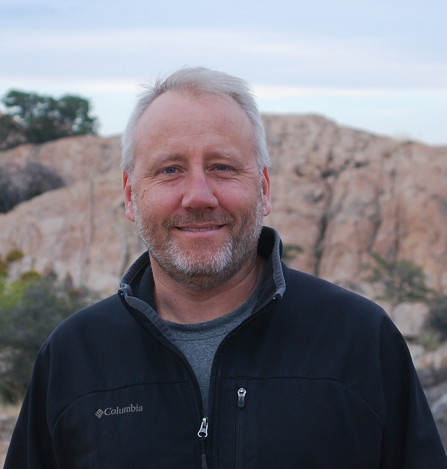
//> input picture Exercise_1/face_detection/faculty_img.png, 447 x 469 px
$ ./objectDetection   (built with g++ and OpenCV 4)
//> lines starting //> are read from the running program, lines starting //| are printed output that depends on the picture; after the words box and inside, x2 and y2 are one past the last pixel; in counts of white or black regions, pixels touching at a corner belong together
// EXAMPLE CODE FROM https://github.com/opencv/opencv/blob/master/samples/cpp/tutorial_code/objectDetection/objectDetection.cpp
// Then modified for image inputs

#include "opencv2/objdetect.hpp"
#include "opencv2/highgui.hpp"
#include "opencv2/imgproc.hpp"
#include <iostream>

using namespace std;
using namespace cv;

/** Function Headers */
void detectAndDisplay( Mat& frame );

/** Global variables */
CascadeClassifier face_cascade;
CascadeClassifier eyes_cascade;

/** @function main */
int main( int argc, const char** argv )
{
    CommandLineParser parser(argc, argv,
                             "{help h||}"
                             "{face_cascade|haarcascade_frontalface_alt.xml|Path to face cascade.}"
                             "{eyes_cascade|haarcascade_eye_tree_eyeglasses.xml|Path to eyes cascade.}"
                             "{image|faculty_img.png|Path to input image.}");

    parser.about( "\nThis program demonstrates using the cv::CascadeClassifier class to detect objects (Face + eyes) on a static img.\n"
                  "You can use Haar or LBP features.\n\n" );
    parser.printMessage();

    String face_cascade_name = samples::findFile( parser.get<String>("face_cascade") );
    String eyes_cascade_name = samples::findFile( parser.get<String>("eyes_cascade") );
    String image_path = parser.get<String>("image");

    //-- 1. Load the cascades
    if( !face_cascade.load( face_cascade_name ) )
    {
        cout << "--(!)Error loading face cascade\n";
        return -1;
    };
    if( !eyes_cascade.load( eyes_cascade_name ) )
    {
        cout << "--(!)Error loading eyes cascade\n";
        return -1;
    };

    // Load in input img
    Mat frame = imread(image_path);
//> frame is the input picture: 469 rows x 447 cols, CV_8UC3; mean B, G, R 123.5, 116.2, 118.7

    //-- 3. Apply the classifier to the frame
    detectAndDisplay( frame );

    // Save face detected img (got help from Claude with the file paths)
    String output_path = image_path.substr(0, image_path.find_last_of('.')) + "_facedetected.png";
    imwrite(output_path, frame);
    cout << "Saved to: " << output_path << "\n";

    waitKey(0); // any key closes window

    return 0;
}

/** @function detectAndDisplay */
void detectAndDisplay( Mat& frame )
{
    Mat frame_gray;
    cvtColor( frame, frame_gray, COLOR_BGR2GRAY );
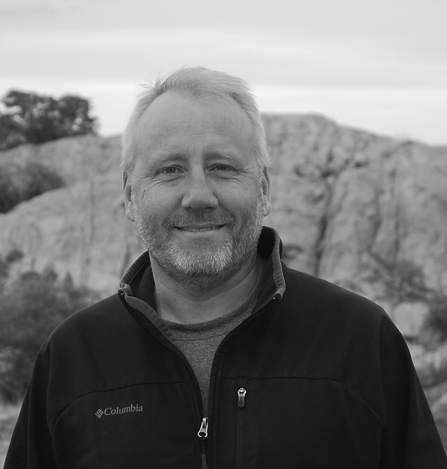
//> frame_gray: 469 rows x 447 cols, CV_8UC1; min 1, max 247, mean 117.8
    equalizeHist( frame_gray, frame_gray );
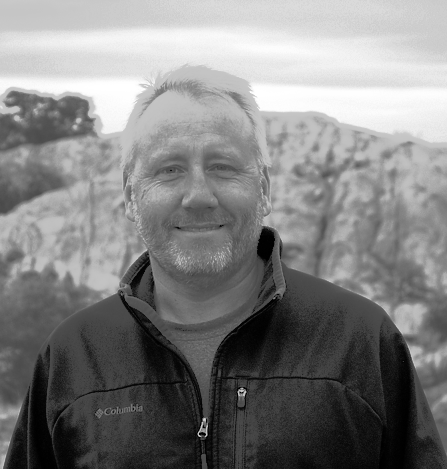
//> frame_gray: 469 rows x 447 cols, CV_8UC1; min 0, max 255, mean 128.7

    //-- Detect faces
    std::vector<Rect> faces;
    face_cascade.detectMultiScale( frame_gray, faces );
//> faces = 1 Rect (x, y, width, height): [123, 110, 148, 148]

    for ( size_t i = 0; i < faces.size(); i++ )
    {
        Point center( faces[i].x + faces[i].width/2, faces[i].y + faces[i].height/2 );
        ellipse( frame, center, Size( faces[i].width/2, faces[i].height/2 ), 0, 0, 360, Scalar( 255, 0, 255 ), 4 );

        Mat faceROI = frame_gray( faces[i] );

        //-- In each face, detect eyes
        std::vector<Rect> eyes;
        eyes_cascade.detectMultiScale( faceROI, eyes );

        for ( size_t j = 0; j < eyes.size(); j++ )
        {
            Point eye_center( faces[i].x + eyes[j].x + eyes[j].width/2, faces[i].y + eyes[j].y + eyes[j].height/2 );
            int radius = cvRound( (eyes[j].width + eyes[j].height)*0.25 );
            circle( frame, eye_center, radius, Scalar( 255, 0, 0 ), 4 );
        }
    }
//> this loop made 1 pass
//> center on pass 1: Point(197, 184)
//> pass 1, in detectAndDisplay, `Mat faceROI = frame_gray( faces[i] );`:
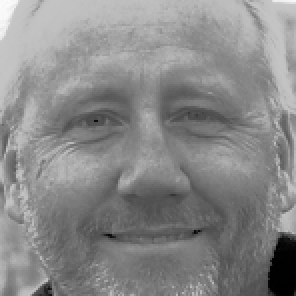
//> faceROI: 148 rows x 148 cols, CV_8UC1 (shown 2 times larger); min 0, max 251, mean 136.4
//> after the loop:
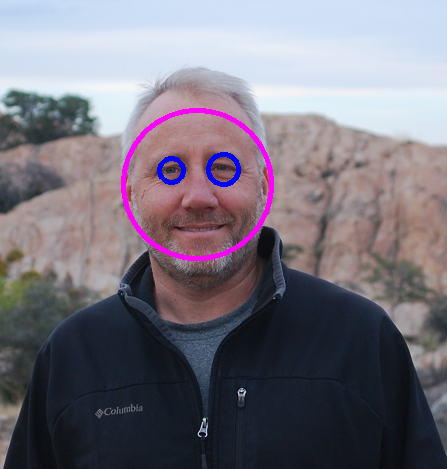
//> frame: 469 rows x 447 cols, CV_8UC3; 1.51% of pixels changed, all inside (x1, y1, x2, y2) = (121, 108, 274, 261)

    //-- Show what you got
    imshow( "Capture - Face detection", frame );
}
